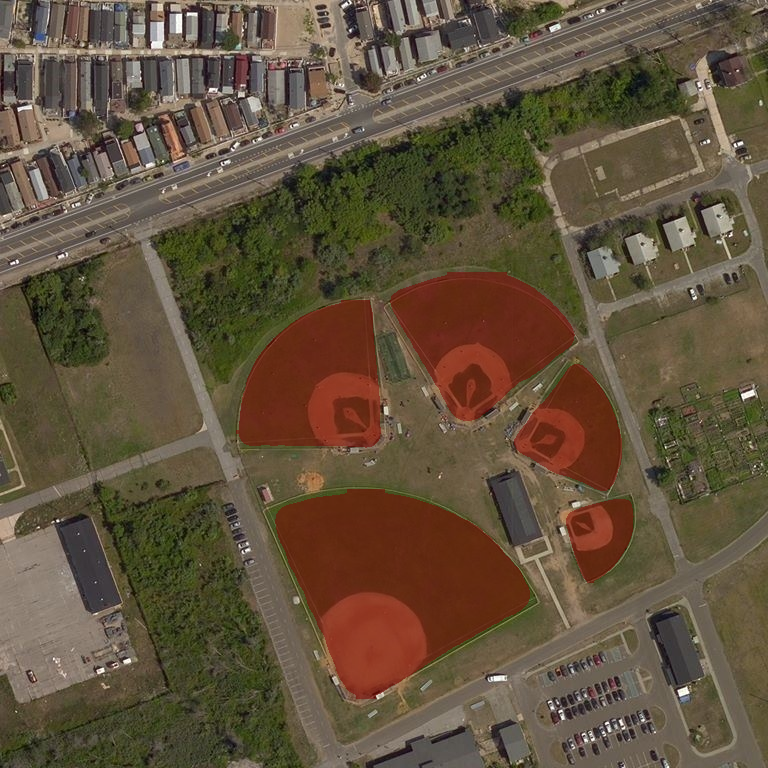
#> input picture assets/images_to_osm.png, 768 x 768 px
$ python -i feature_extraction.py   (imports and definitions only)
#> lines starting #> are read from the running program, lines starting #| are printed output that depends on the picture; after the words box and inside, x2 and y2 are one past the last pixel; in counts of white or black regions, pixels touching at a corner belong together
#> further down, picture is the input picture: shape (768, 768, 3); mean B, G, R 61.1, 82.3, 98
# feature_extraction.py
import cv2
import numpy as np

def extract_features(image):
    # Perform edge detection
    edges = cv2.Canny(image, 100, 200)
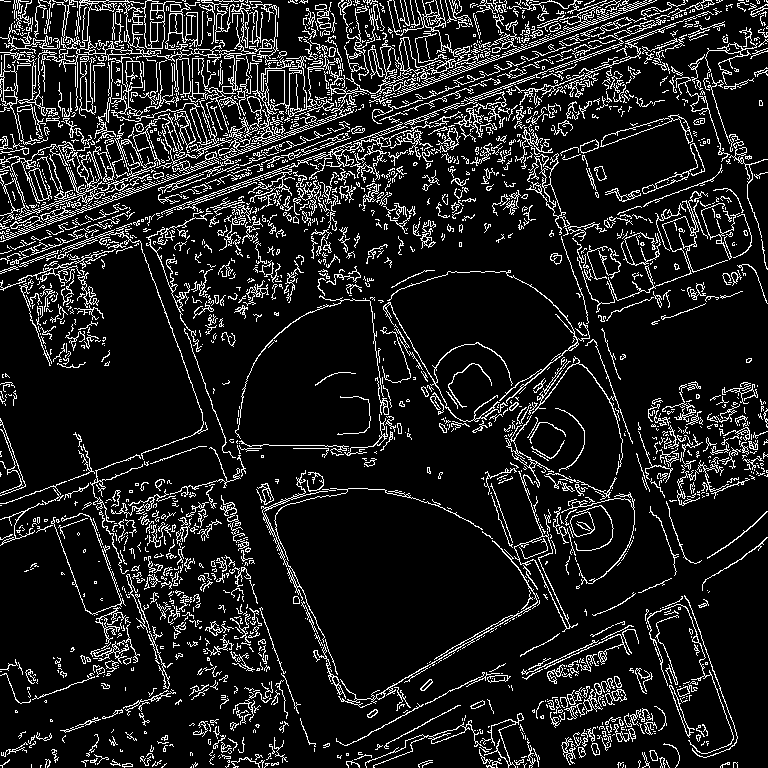
#> edges: shape (768, 768); 12.4% white in thin lines or dots
    # Apply dilation and erosion
    kernel = np.ones((3, 3), np.uint8)
    dilated_image = cv2.dilate(edges, kernel, iterations=1)
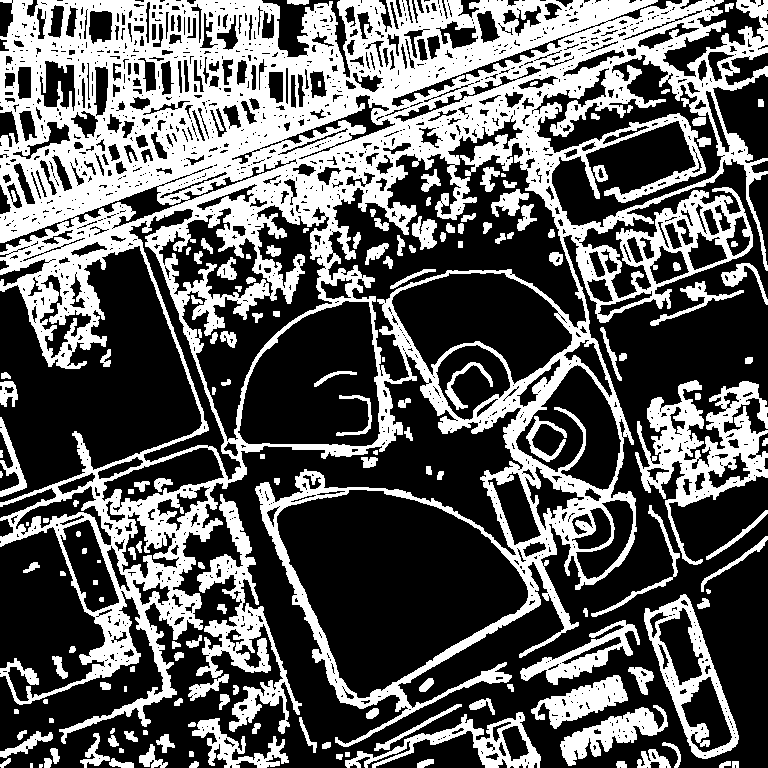
#> dilated_image: shape (768, 768); 37.2% white; 164 white regions (9 under 20 px), largest, box (x1, y1, x2, y2) and area: (0, 0, 768, 747) 170435, (635, 380, 768, 565) 8648, (196, 494, 302, 734) 6499
    eroded_image = cv2.erode(dilated_image, kernel, iterations=1)
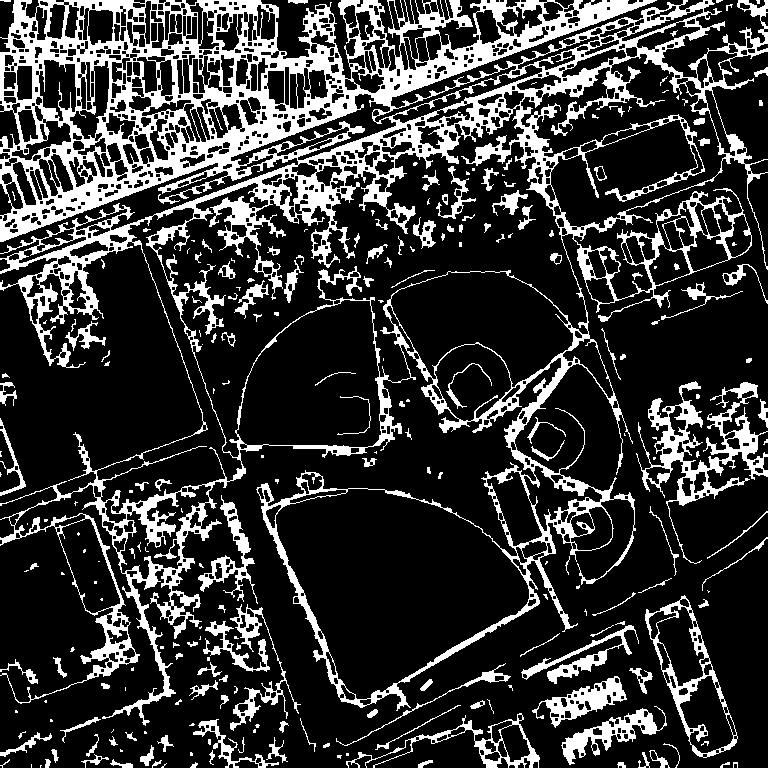
#> eroded_image: shape (768, 768); 21.5% white; 247 white regions (109 under 20 px), largest, box (x1, y1, x2, y2) and area: (0, 0, 768, 726) 97873, (636, 381, 768, 564) 5062, (645, 595, 738, 758) 2129
    return eroded_image

>>> import cv2
>>> picture = cv2.imread('../assets/images_to_osm.png')
>>> result = extract_features(picture)
